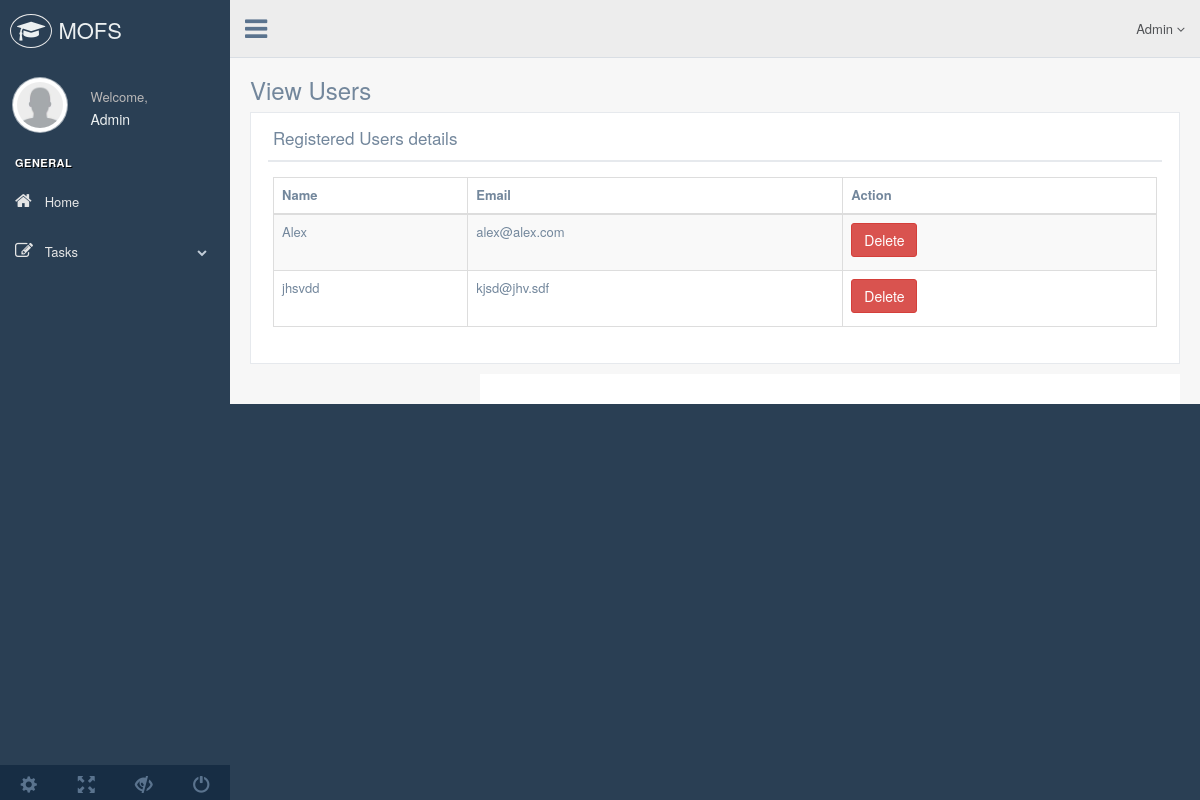
Before: /view_user.php (signed in) with the older database file.
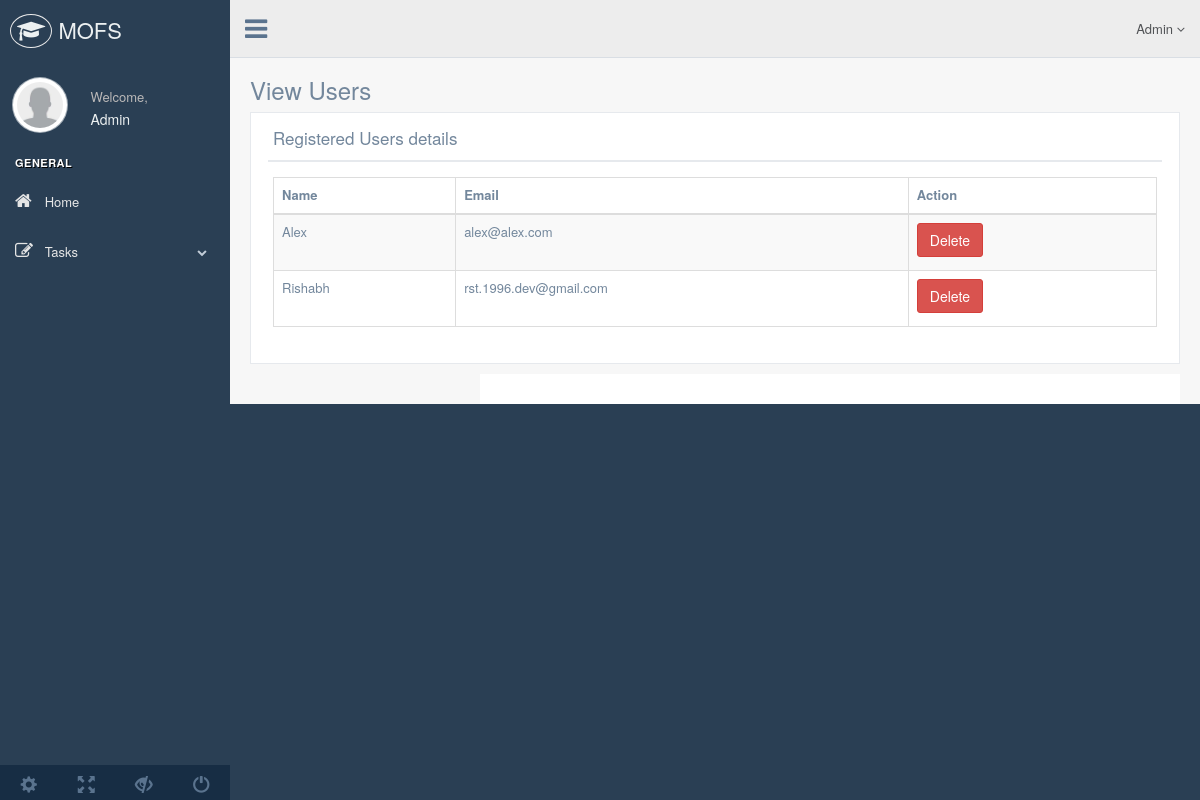
After: the same page with the newer database file.
### tables this page shows
CREATE TABLE `users` (
  `id` int(11) NOT NULL,
  `name` varchar(50) NOT NULL,
  `email` varchar(80) NOT NULL,
  `password` varchar(255) NOT NULL,
  `admin_role` tinyint(1) NOT NULL DEFAULT '0',
  `status` tinyint(1) NOT NULL DEFAULT '1'
);

### view_user.php (the view, shortened to what this page needs)
<?php
	require_once 'bin/config/dbcon.php';
?>
<!DOCTYPE html>
<html lang="en">
 <?php include("theme/head.php");?>
    <link href="vendors/datatables.net-bs/css/dataTables.bootstrap.min.css" rel="stylesheet">
    <link href="vendors/datatables.net-buttons-bs/css/buttons.bootstrap.min.css" rel="stylesheet">
    <link href="vendors/datatables.net-fixedheader-bs/css/fixedHeader.bootstrap.min.css" rel="stylesheet">
    <link href="vendors/datatables.net-responsive-bs/css/responsive.bootstrap.min.css" rel="stylesheet">
    <link href="vendors/datatables.net-scroller-bs/css/scroller.bootstrap.min.css" rel="stylesheet">
  <body class="nav-md">
    <div class="container body">
      <div class="main_container">
        <div class="col-md-3 left_col">
			<?php include("theme/leftsidebar.php");?>
			<?php include("theme/navbar.php");?>
		<div class="right_col" role="main">
          <div class="">
            <div class="page-title">
              <div class="title_left">
                <h3>View Users</h3>
              </div>
            </div>
            <div class="clearfix"></div>
            <div class="row">
              <div class="col-md-12 col-sm-12 col-xs-12">
                <div class="x_panel">
                  <div class="x_title">
                    <h2>Registered Users details</h2>
                    <div class="clearfix"></div>
                  </div>
                  <div class="x_content" id="user_container">
                    <table id="datatable" class="table table-striped table-bordered">
                      <thead>
                        <tr>
                          <th>Name</th>
                          <th>Email</th>
                          <th>Action</th>
                        </tr>
                      </thead>
                      <tbody>
                        <tr>
						<?php
							$fetch_query = "SELECT `id`, `name`, `email`, `password`, `admin_role` FROM `users` WHERE `admin_role` <> 1 ";
							if ($res = mysqli_query($dbcon,$fetch_query)) {
								if (mysqli_num_rows($res) > 0) {
									while ($row = mysqli_fetch_assoc($res)) {
						?>
                          <td><?php echo $row['name'];?></td>
                          <td><?php echo $row['email'];?></td>
                          <td><input type="submit" name="delete" value="Delete" class="btn btn-danger" onclick="delete_user(<?php echo $row['id']; ?>)"/></td>
                        </tr>
						<?php
									}
								}
							}
						?>
                      </tbody>
                    </table>
                  </div>
                </div>
              </div>
          </div>
        </div>
			<?php include("theme/footer.php");?>
      </div>
    </div>
  </body>
</html>

Changed rows visible on the page:
removed users: name "jhsvdd", email "kjsd@jhv.sdf"
added users: name "Rishabh", email "rst.1996.dev@gmail.com"
